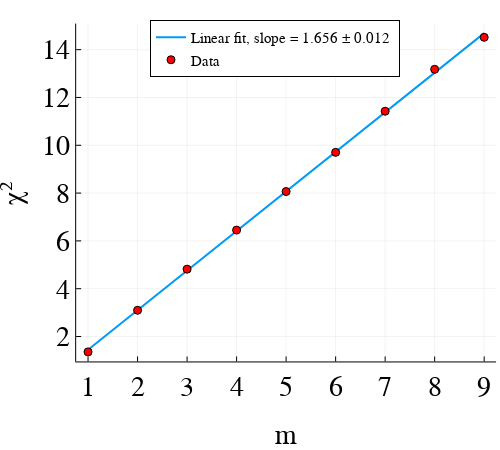

Notebook code for this chart:
### Code cell
plot(y2, lin(y2, fiit.param),lw=2, label="Linear fit, slope = 1.656 ± 0.012 ", guidefontsize=20, legendfontsize=11, tickfontsize=20, size=(500,450))
scatter!(y2,x2, label="Data", legend=:top, c="red")
plot!(bottom_margin=5Plots.mm, xticks=1:9)
ylabel!("χ²")
p1 = xlabel!("m")

### Figure 1 — Plotly figure (JSON) as saved in the notebook; plotly's stock layout.template omitted (floating-point values rounded to 4 significant figures)
{"data": [{"colorbar": {"len": 0.824, "title": "", "x": 0.9921, "y": 0.5792}, "legendgroup": "Linear fit, slope = 1.656 ± 0.012 ", "line": {"color": "rgba(0, 154, 250, 1.000)", "dash": "solid", "shape": "linear", "width": 2}, "mode": "lines", "name": "Linear fit, slope = 1.656 ± 0.012 ", "showlegend": true, "type": "scatter", "x": [9, 8, 7, 6, 5, 4, 3, 2, 1], "xaxis": "x", "y": [14.69, 13.03, 11.38, 9.723, 8.068, 6.412, 4.757, 3.101, 1.445], "yaxis": "y"}, {"colorbar": {"len": 0.824, "title": "", "x": 0.9921, "y": 0.5792}, "legendgroup": "Data", "marker": {"color": "rgba(255, 0, 0, 1.000)", "line": {"color": "rgba(0, 0, 0, 1.000)", "width": 1}, "size": 8, "symbol": "circle"}, "mode": "markers", "name": "Data", "showlegend": true, "type": "scatter", "x": [9, 8, 7, 6, 5, 4, 3, 2, 1], "xaxis": "x", "y": [14.52, 13.18, 11.42, 9.703, 8.066, 6.452, 4.818, 3.098, 1.357], "yaxis": "y"}], "layout": {"annotations": [], "height": 450, "legend": {"bgcolor": "rgba(255, 255, 255, 1.000)", "bordercolor": "rgba(0, 0, 0, 1.000)", "borderwidth": 1, "font": {"color": "rgba(0, 0, 0, 1.000)", "family": "sans-serif", "size": 15}, "title": {"font": {"color": "rgba(0, 0, 0, 1.000)", "family": "sans-serif", "size": 15}, "text": ""}, "tracegroupgap": 0, "traceorder": "normal", "x": 0.55, "xanchor": "center", "y": 1, "yanchor": "top"}, "margin": {"b": 20, "l": 0, "r": 0, "t": 20}, "paper_bgcolor": "rgba(255, 255, 255, 1.000)", "plot_bgcolor": "rgba(255, 255, 255, 1.000)", "showlegend": true, "width": 500, "xaxis": {"anchor": "y", "domain": [0.1523, 0.9921], "gridcolor": "rgba(0, 0, 0, 0.100)", "gridwidth": 0.5, "linecolor": "rgba(0, 0, 0, 1.000)", "mirror": false, "range": [0.76, 9.24], "showgrid": true, "showline": true, "showticklabels": true, "tickangle": 0, "tickcolor": "rgb(0, 0, 0)", "tickfont": {"color": "rgba(0, 0, 0, 1.000)", "family": "sans-serif", "size": 28}, "tickmode": "array", "ticks": "inside", "ticktext": ["1", "2", "3", "4", "5", "6", "7", "8", "9"], "tickvals": [1, 2, 3, 4, 5, 6, 7, 8, 9], "title": "m", "titlefont": {"color": "rgba(0, 0, 0, 1.000)", "family": "sans-serif", "size": 28}, "type": "-", "visible": true, "zeroline": false, "zerolinecolor": "rgba(0, 0, 0, 1.000)"}, "yaxis": {"anchor": "x", "domain": [0.1672, 0.9913], "gridcolor": "rgba(0, 0, 0, 0.100)", "gridwidth": 0.5, "linecolor": "rgba(0, 0, 0, 1.000)", "mirror": false, "range": [0.9572, 15.09], "showgrid": true, "showline": true, "showticklabels": true, "tickangle": 0, "tickcolor": "rgb(0, 0, 0)", "tickfont": {"color": "rgba(0, 0, 0, 1.000)", "family": "sans-serif", "size": 28}, "tickmode": "array", "ticks": "inside", "ticktext": ["2", "4", "6", "8", "10", "12", "14"], "tickvals": [2, 4, 6, 8, 10, 12, 14], "title": "χ²", "titlefont": {"color": "rgba(0, 0, 0, 1.000)", "family": "sans-serif", "size": 28}, "type": "-", "visible": true, "zeroline": false, "zerolinecolor": "rgba(0, 0, 0, 1.000)"}}}
